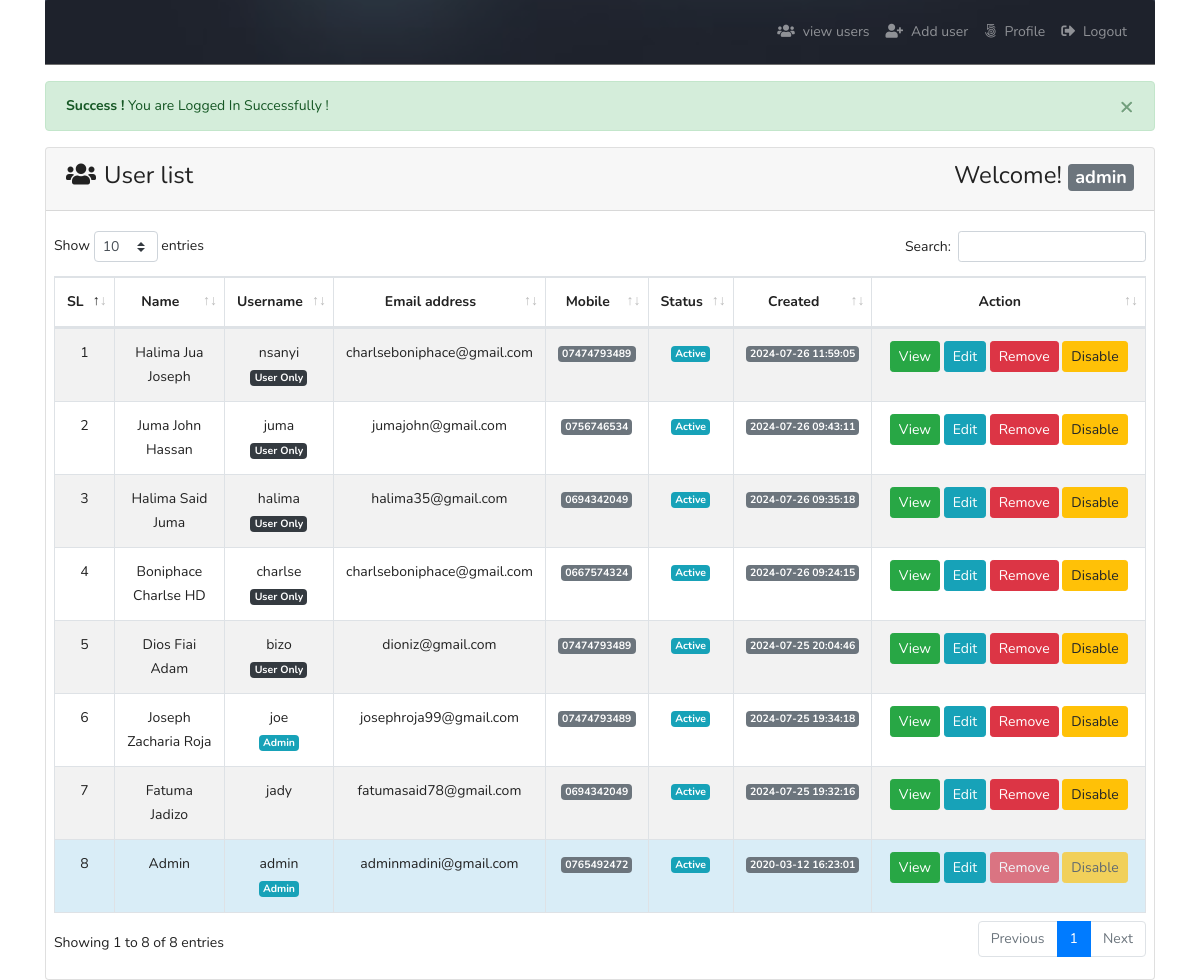
The page /index.php (signed in) on the database its author committed.
### tables this page shows
CREATE TABLE `tbl_users` (
  `id` int(11) NOT NULL,
  `name` varchar(255) DEFAULT NULL,
  `username` varchar(255) DEFAULT NULL,
  `email` varchar(255) DEFAULT NULL,
  `password` varchar(255) DEFAULT NULL,
  `mobile` varchar(25) DEFAULT NULL,
  `roleid` tinyint(4) DEFAULT NULL,
  `isActive` tinyint(4) DEFAULT 0,
  `created_at` timestamp NOT NULL DEFAULT current_timestamp(),
  `updated_at` timestamp NOT NULL DEFAULT current_timestamp(),
  `job_title_id` int(11) DEFAULT NULL,
  `regional_office_id` int(11) DEFAULT NULL,
  `market_id` int(11) DEFAULT NULL,
  `userid` int(11) NOT NULL,
  `sex` varchar(10) DEFAULT NULL,
  `mname` text DEFAULT NULL,
  `surname` text DEFAULT NULL
);

### index.php (the view, shortened to what this page needs)
<?php
include 'inc/header.php';
$logMsg = Session::get('logMsg');
if (isset($logMsg)) {
  echo $logMsg;
}
?>
      <div class="card ">
        <div class="card-header">
          <h3><i class="fas fa-users mr-2"></i>User list <span class="float-right">Welcome! <strong>
            <span class="badge badge-lg badge-secondary text-white">
<?php
$username = Session::get('username');
if (isset($username)) {
  echo $username;
}
 ?></span>
          </strong></span></h3>
        </div>
        <div class="card-body pr-2 pl-2">
          <table id="example" class="table table-striped table-bordered" style="width:100%">
                  <thead>
                    <tr>
                      <th  class="text-center">SL</th>
                      <th  class="text-center">Name</th>
                      <th  class="text-center">Username</th>
                      <th  class="text-center">Email address</th>
                      <th  class="text-center">Mobile</th>
                      <th  class="text-center">Status</th>
                      <th  class="text-center">Created</th>
                      <th  width='25%' class="text-center">Action</th>
                    </tr>
                  </thead>
                  <tbody>
                    <?php
                      $allUser = $users->selectAllUserData();
                      if ($allUser) {
                        $i = 0;
                        foreach ($allUser as  $value) {
                          $i++;
                     ?>
                      <tr class="text-center"
                      <?php if (Session::get("id") == $value->id) {
                        echo "style='background:#d9edf7' ";
                      } ?>
                      >
                        <td><?php echo $i; ?></td>
                        <td><?php echo $value->name; ?></td>
                        <td><?php echo $value->username; ?> <br>
                          <?php if ($value->roleid  == '1'){
                          echo "<span class='badge badge-lg badge-info text-white'>Admin</span>";
                        } elseif ($value->roleid == '2') {
                          echo "<span class='badge badge-lg badge-dark text-white'>Editor</span>";
                        }elseif ($value->roleid == '3') {
                            echo "<span class='badge badge-lg badge-dark text-white'>User Only</span>";
                        } ?></td>
                        <td><?php echo $value->email; ?></td>
                        <td><span class="badge badge-lg badge-secondary text-white"><?php echo $value->mobile; ?></span></td>
                        <td>
                          <?php if ($value->isActive == '0') { ?>
                          <span class="badge badge-lg badge-info text-white">Active</span>
                        <?php }else{ ?>
                    <span class="badge badge-lg badge-danger text-white">Deactive</span>
                        <?php } ?>
                        </td>
                        <td><span class="badge badge-lg badge-secondary text-white"><?php echo $users->formatDate($value->created_at);  ?></span></td>
                        <td>
                          <?php if ( Session::get("roleid") == '1') {?>
                            <a class="btn btn-success btn-sm
                            " href="profile.php?id=<?php echo $value->id;?>">View</a>
                            <a class="btn btn-info btn-sm " href="profile.php?id=<?php echo $value->id;?>">Edit</a>
                            <a onclick="return confirm('Are you sure To Delete ?')" class="btn btn-danger
                    <?php if (Session::get("id") == $value->id) {
                      echo "disabled";
                    } ?>
                             btn-sm " href="?remove=<?php echo $value->id;?>">Remove</a>
                             <?php if ($value->isActive == '0') {  ?>
                               <a onclick="return confirm('Are you sure To Deactive ?')" class="btn btn-warning
                       <?php if (Session::get("id") == $value->id) {
                         echo "disabled";
                       } ?>
                                btn-sm " href="?deactive=<?php echo $value->id;?>">Disable</a>
                             <?php } ?>
                        <?php  }elseif(Session::get("id") == $value->id  && Session::get("roleid") == '2'){ ?>
                          <a class="btn btn-success btn-sm " href="profile.php?id=<?php echo $value->id;?>">View</a>
                          <a class="btn btn-info btn-sm " href="profile.php?id=<?php echo $value->id;?>">Edit</a>
                        <?php }elseif(Session::get("id") == $value->id  && Session::get("roleid") == '3'){ ?>
                          <a class="btn btn-success btn-sm " href="profile.php?id=<?php echo $value->id;?>">View</a>
                          <a class="btn btn-info btn-sm " href="profile.php?id=<?php echo $value->id;?>">Edit</a>
                        <?php } ?>
                        </td>
                      </tr>
                    <?php }}else{ ?>
                      <tr class="text-center">
                      <td>No user availabe now !</td>
                    </tr>
                    <?php } ?>
                  </tbody>
              </table>
        </div>
      </div>
  <?php
  include 'inc/footer.php';
  ?>

### inc/header.php (shortened to what this page needs)
<?php
$filepath = realpath(dirname(__FILE__));
include_once $filepath."/../lib/Session.php";
$users = new Users();
?>
<!DOCTYPE html>
<html lang="en" dir="ltr">
  <head>
    <link rel="stylesheet" href="assets/bootstrap.min.css">
    <link href="https://use.fontawesome.com/releases/v5.0.4/css/all.css" rel="stylesheet">
    <link rel="stylesheet" href="assets/dataTables.bootstrap4.min.css">
    <link rel="stylesheet" href="assets/style.css">
  </head>
  <body>
    <div class="container">
      <nav class="navbar navbar-expand-md navbar-dark card-header">
        <div class="collapse navbar-collapse" id="navbarsExampleDefault">
          <ul class="navbar-nav">
            <?php if (Session::get('id') == TRUE) { ?>
              <?php if (Session::get('roleid') == '1') { ?>
                <li class="nav-item">
                  <a class="nav-link" href="index.php"><i class="fas fa-users mr-2"></i>view users</a>
                </li>
                <li class="nav-item
                  <?php
                  $path = $_SERVER['SCRIPT_FILENAME'];
                  $current = basename($path, '.php');
                  if ($current == 'addUser') {
                    echo " active ";
                  }
                  ?>">
                  <a class="nav-link" href="addUser.php"><i class="fas fa-user-plus mr-2"></i>Add user</a>
                </li>
              <?php } ?>
              <li class="nav-item
                <?php
                $path = $_SERVER['SCRIPT_FILENAME'];
                $current = basename($path, '.php');
                if ($current == 'profile') {
                  echo "active ";
                }
                ?>">
                <a class="nav-link" href="profile.php?id=<?php echo Session::get("id"); ?>"><i class="fab fa-500px mr-2"></i>Profile</a>
              </li>
              <li class="nav-item">
                <a class="nav-link" href="?action=logout"><i class="fas fa-sign-out-alt mr-2"></i>Logout</a>
              </li>
            <?php } ?>
          </ul>
        </div>
      </nav>

### inc/footer.php (shortened to what this page needs)
  </body>
</html>

### inc/header.php (style rules this page uses)
.navbar { position: relative; background-color: rgba(0, 0, 0, 0.5); color: white; }
.navbar::before { content: ""; position: absolute; top: 0; left: 0; width: 100%; height: 100%; background-image: url('madini2.jpg'); background-size: cover; background-position: center; opacity: 0.8; z-index: -1; }
.navbar-nav .nav-link { color: white; }
.navbar-nav { margin-left: auto; }

### rows shown on the page
tbl_users: name "Halima Jua Joseph", username "nsanyi", shows "User Only", email "charlseboniphace@gmail.com", mobile "07474793489", isActive "Active", created_at "2024-07-26 11:59:05"
tbl_users: name "Juma John Hassan", username "juma", shows "User Only", email "jumajohn@gmail.com", mobile "0756746534", isActive "Active", created_at "2024-07-26 09:43:11"
tbl_users: name "Halima Said Juma", username "halima", shows "User Only", email "halima35@gmail.com", mobile "0694342049", isActive "Active", created_at "2024-07-26 09:35:18"
tbl_users: name "Boniphace Charlse HD", username "charlse", shows "User Only", email "charlseboniphace@gmail.com", mobile "0667574324", isActive "Active", created_at "2024-07-26 09:24:15"
tbl_users: name "Dios Fiai Adam", username "bizo", shows "User Only", email "dioniz@gmail.com", mobile "07474793489", isActive "Active", created_at "2024-07-25 20:04:46"
tbl_users: name "Joseph Zacharia Roja", username "joe", shows "Admin", email "josephroja99@gmail.com", mobile "07474793489", isActive "Active", created_at "2024-07-25 19:34:18"
tbl_users: name "Fatuma Jadizo", username "jady", email "fatumasaid78@gmail.com", mobile "0694342049", isActive "Active", created_at "2024-07-25 19:32:16"
tbl_users: name "Admin", username "admin", email "adminmadini@gmail.com", mobile "0765492472", isActive "Active", created_at "2020-03-12 16:23:01"

### other values the page prints
$logMsg "× Success ! You are Logged In Successfully !"
$username "admin"
